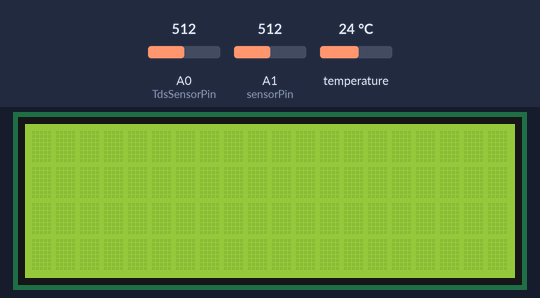
Recording of a sketch running on a simulated Arduino Uno, built with avr-gcc and run on an emulated ATmega328P. On the bench: 20×4 character LCD. The test bench sets the inputs (shaded band); at power-on: temperature 24 °C, A0 (TdsSensorPin) = 512, A1 (sensorPin) = 512. What the sketch prints to the serial monitor is not drawn.

Above: at 1.2 s.
1.3 s: temperature set to 2 °C
At 4.9 s:
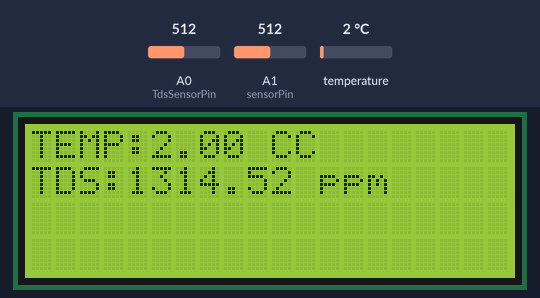
5.2 s: A0 (TdsSensorPin) set to 458
At 8.4 s:
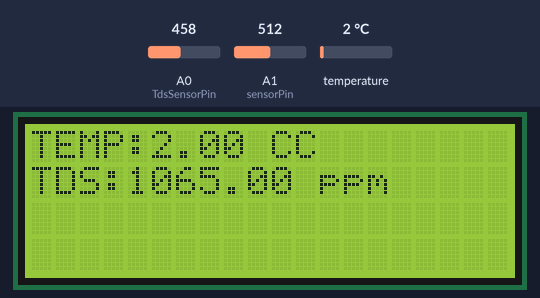
9.1 s: A0 (TdsSensorPin) set to 431
At 12.6 s:
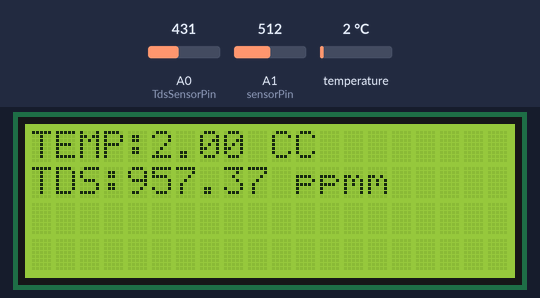
12.9 s: temperature set to 12 °C
At 16.4 s:
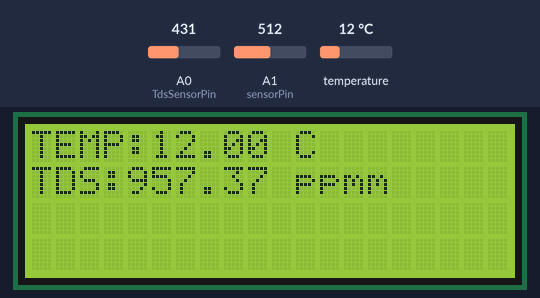
16.7 s: A0 (TdsSensorPin) set to 55
At 19.8 s:
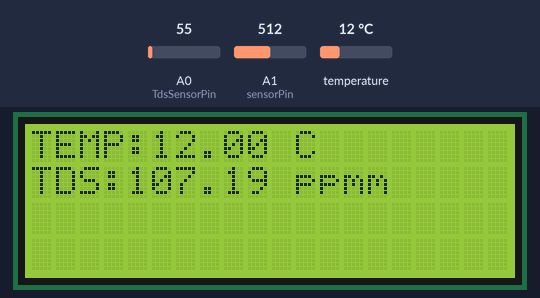
20.6 s: A0 (TdsSensorPin) set to 46
At 24.1 s:
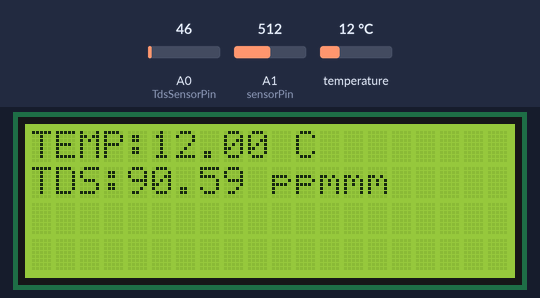
Timing chart, 0 to 25.4 s (numbered marks = the images above; inputs shaded):
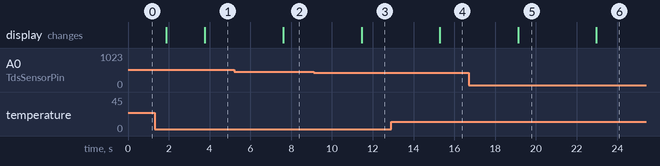

Measured:
- the behaviour switches between 443 and 442 on A0 (TdsSensorPin) (found by bisection; images 2 and 3)
- the behaviour switches between 52 and 51 on A0 (TdsSensorPin) (found by bisection; images 5 and 6)
- after the input at 1.3 s, the display: first differs from a run without the input after 2.5 s (image 1)
- after the input at 5.2 s, the display: changes after 2.4 s (image 2)
- after the input at 9.1 s, the display: changes after 2.4 s (image 3)
- after the input at 12.9 s, the display: changes after 2.4 s (image 4)
- after the input at 16.7 s, the display: changes after 2.4 s (image 5)
- after the input at 20.6 s, the display: changes after 2.4 s (image 6)

The sketch:

Final_TDS_AND_TEMP.ino
```cpp
#include <OneWire.h>
#define TdsSensorPin A0
#include <LiquidCrystal_I2C.h>
#include <DallasTemperature.h>
#include <EEPROM.h>
#include <Wire.h>
#include "GravityTDS.h"

LiquidCrystal_I2C lcd(0x27,20,4); //0X27-adress, 20-columns, 4-rows

#define ONE_WIRE_BUS 8
//Setup a oneWire instance to communicate with any OneWire devices
// (not just Maxim/Dallas temperature ICs)
OneWire oneWire(ONE_WIRE_BUS);
GravityTDS gravityTds;
// Pass our oneWire reference to Dallas Temperature.
DallasTemperature sensors(&oneWire);

float tempC = 0;
float tdsValue = 0;
float volt;
float ntu;
int sensorPin = A1;

void setup() {

   sensors.begin();
   lcd.init();          // initialize the lcd
 // lcd.init();
 // Turn on the blacklight and print a message.
   lcd.backlight();
 // lcd.setCursor(3,0); //a patra coloana, prima linie

 // lcd.setCursor(2,1);

  // lcd.setCursor(0,2);

  // lcd.setCursor(2,3);
   gravityTds.setPin(TdsSensorPin);
   gravityTds.setAref(5.0);  //reference voltage on ADC, default 5.0V on Arduino UNO
   gravityTds.setAdcRange(1024);  //1024 for 10bit ADC;4096 for 12bit ADC
   gravityTds.begin();

   Serial.begin(9600);

}

void loop() {
  // call sensors.requestTemperatures() to issue a global temperature
 // request to all devices on the bus
 // Send the command to get temperature reading
   sensors.requestTemperatures();
  // You can have more than one DS18B20 on the same bus.
   // 0 refers to the first IC on the wire
   tempC = sensors.getTempCByIndex(0);
   gravityTds.update();  //sample and calculate
   tdsValue = gravityTds.getTdsValue();
   delay(1000);

   Serial.println(tempC);
   lcd.setCursor(0,0);
   lcd.print("TEMP:");
   lcd.print(tempC);
   lcd.print(" C");
   lcd.setCursor(0,1);
   lcd.print("TDS:");
   lcd.print(tdsValue);
   lcd.print(" ppm");

//tensiunea de iesire variaza destul de mult si e greu de masurat
//incadram in 800 de citiri si luam valoarea medie pentru citire.
volt = 0;
    for(int i=0; i<800; i++)
    {
        volt += ((float)analogRead(sensorPin)/1023)*5;
    }
volt = volt/800;
   // volt = round_to_dp(volt,2);
    if(volt < 2.5)
    {
      ntu = 3000;
    }
    else
    {
   //convertim analog voltage in NTU
    ntu = -1120.4*square(volt)+5742.3*volt-4353.8;
    }

   Serial.println(volt);
   Serial.println(" V");
   Serial.println(ntu);
   Serial.println(" NTU");
}
/*    float round_to_dp( float in_value, int decimal_place )
{
  float multiplier = powf( 10.0f, decimal_place );
  in_value = roundf( in_value * multiplier ) / multiplier;
  return in_value;
} */
```
